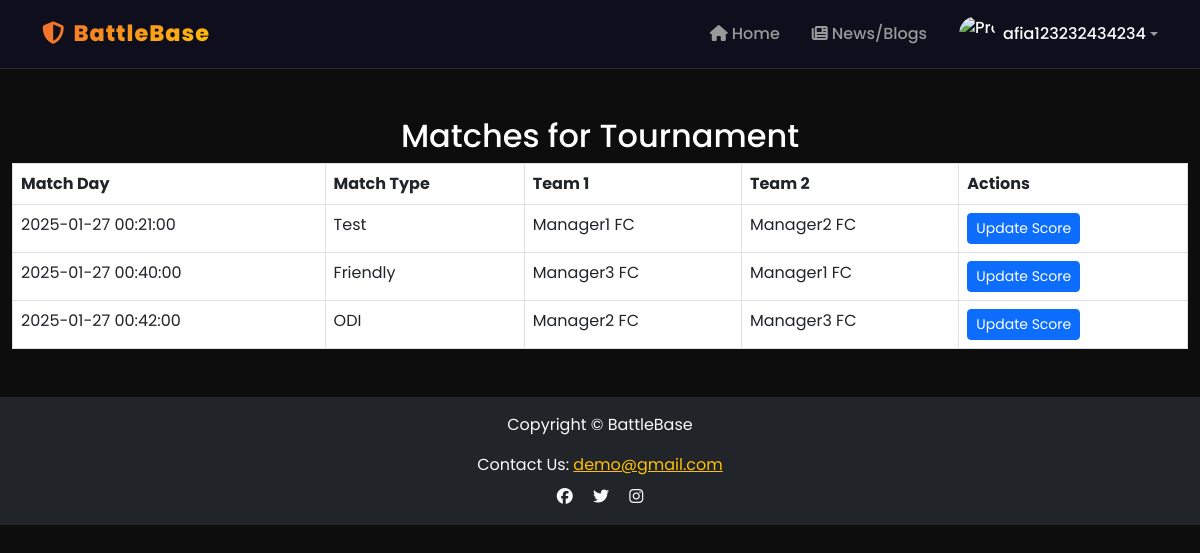
The app's page /dashboard/user/menu/tournament/manage_matches.php?tournament_id=24 (signed in) with its own data.
### tables this page shows
CREATE TABLE `match_played` (
  `id` int(11) NOT NULL,
  `tournament_id` int(11) DEFAULT NULL,
  `team_1_id` int(11) DEFAULT NULL,
  `team_2_id` int(11) DEFAULT NULL,
  `match_day` datetime NOT NULL,
  `official_1_id` int(11) DEFAULT NULL,
  `official_2_id` int(11) DEFAULT NULL,
  `official_3_id` int(11) DEFAULT NULL,
  `match_type` varchar(10) NOT NULL,
  `match_end` tinyint(1) DEFAULT NULL
);

CREATE TABLE `team` (
  `id` int(11) NOT NULL,
  `name` varchar(30) NOT NULL,
  `manager_id` int(11) DEFAULT NULL,
  `logo` varchar(100) DEFAULT NULL
);

### dashboard/user/menu/tournament/manage_matches.php (the view, shortened to what this page needs)
<?php
require_once '../../../../config.php';
include '../../../../components/shared/user-header.php';
$tournamentId = $_GET['tournament_id'] ?? null;
$query = "
    SELECT mp.id AS match_id,
           t1.name AS team_1,
           t2.name AS team_2,
           mp.match_day,
           mp.match_type
    FROM match_played mp
    JOIN team t1 ON mp.team_1_id = t1.id
    JOIN team t2 ON mp.team_2_id = t2.id
    WHERE mp.tournament_id = :tournament_id";
$stmt = $conn->prepare($query);
$stmt->bindParam(':tournament_id', $tournamentId, PDO::PARAM_INT);
$stmt->execute();
$matches = $stmt->fetchAll(PDO::FETCH_ASSOC);
?>
<div class="container-fluid mt-5">
  <h2 class="text-center">Matches for Tournament</h2>
  <table class="table table-bordered">
    <thead>
      <tr>
        <th>Match Day</th>
        <th>Match Type</th>
        <th>Team 1</th>
        <th>Team 2</th>
        <th>Actions</th>
      </tr>
    </thead>
    <tbody>
      <?php foreach ($matches as $match): ?>
        <tr>
          <td><?= htmlspecialchars($match['match_day']); ?></td>
          <td><?= htmlspecialchars($match['match_type']); ?></td>
          <td><?= htmlspecialchars($match['team_1']); ?></td>
          <td><?= htmlspecialchars($match['team_2']); ?></td>
          <td>
            <a href="update_score.php?match_id=<?= $match['match_id']; ?>&tournament_id=<?= $tournamentId; ?>"
               class="btn btn-primary btn-sm">Update Score</a>
          </td>
        </tr>
      <?php endforeach; ?>
    </tbody>
  </table>
</div>
<?php include '../../../../components/shared/user-footer.php'; ?>

### css/custom.css (style rules this page uses)
:root { --bg-primary: #0D0D0D; --bg-secondary: #141414; --bg-card: #1a1a1a; --bg-elevated: #222; --accent-orange: #F26A2E; --accent-orange-rgb: 242, 106, 46; --accent-gold: #FFC107; --white: #FFF; --gray-100: #E0E0E0; --gray-200: #CCC; --gray-300: #999; --gray-400: #666; --text-primary: #FFF; --text-secondary: #E0E0E0; --text-muted: #999; --border-color: #2a2a2a; --gradient-primary: linear-gradient(135deg, #F26A2E, #FFC107); --gradient-reverse: linear-gradient(135deg, #FFC107, #F26A2E); --gradient-orange: linear-gradient(135deg, #F26A2E, #ff8a50); --gradient-dark: linear-gradient(135deg, #0D0D0D, #1a1a1a); --shadow-card: 0 12px 40px rgba(0,0,0,.6); --shadow-glow-orange: 0 0 30px rgba(242,106,46,.25); --shadow-glow-gold: 0 0 30px rgba(255,193,7,.2); --radius-sm: 8px; --radius-md: 14px; --radius-lg: 20px; --radius-xl: 30px; }
* { box-sizing: border-box; }
body { font-family: 'Poppins', sans-serif; background: var(--bg-primary); color: var(--text-primary); overflow-x: hidden; -webkit-font-smoothing: antialiased; }

### components/shared/user-header.php (style rules this page uses)
body { font-family: 'Poppins', sans-serif; background: var(--bg-primary); }

### records on screen
match_played: match_day "2025-01-27 00:21:00", match_type "Test", team_1.name "Manager1 FC", team_2.name "Manager2 FC"
match_played: match_day "2025-01-27 00:40:00", match_type "Friendly", team_1.name "Manager3 FC", team_2.name "Manager1 FC"
match_played: match_day "2025-01-27 00:42:00", match_type "ODI", team_1.name "Manager2 FC", team_2.name "Manager3 FC"

### other values on screen
$_SESSION['username'] "afia123232434234"
